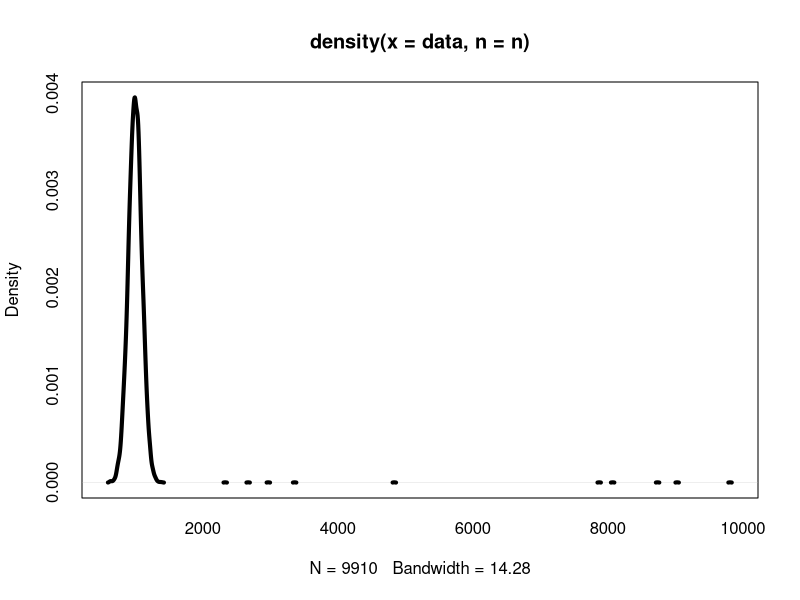

R code for this plot:
# frequencytrail.r	Example frequency trail implementation.
#
# This implementation takes a density plot with a high resolution, and
# plots lines that are above a minimum threshold.  This hides the zero
# probability line, and provide a coarse (but probably sufficient) view
# of distribution outliers.
#
# 08-Jun-2013	Brendan Gregg	Created this.

pdf("frequencytrailtest.pdf", w=8, h=4)

# plot a data frame as a frequency trail
plotfrequencytrail <- function(data) {
	n <- 2048				# resolution
	thr <- 1 / (sd(data) * length(data))	# threshold
	lwd <- 4				# line width
	den <- density(data, n=n)

	plot(den, col=NA, fg=NA)

	# replace low frequency with NA to avoid plotting
	for (i in 1:n) { if (den$y[i] < thr) { den$y[i] = NA } }

	lines(den, lwd=lwd)
}

# data set is a normal distribution plus outliers
data <- c(rnorm(9900, mean=1000, sd=100),
	  runif(10, min=2000, max=10000))

plotfrequencytrail(data)
